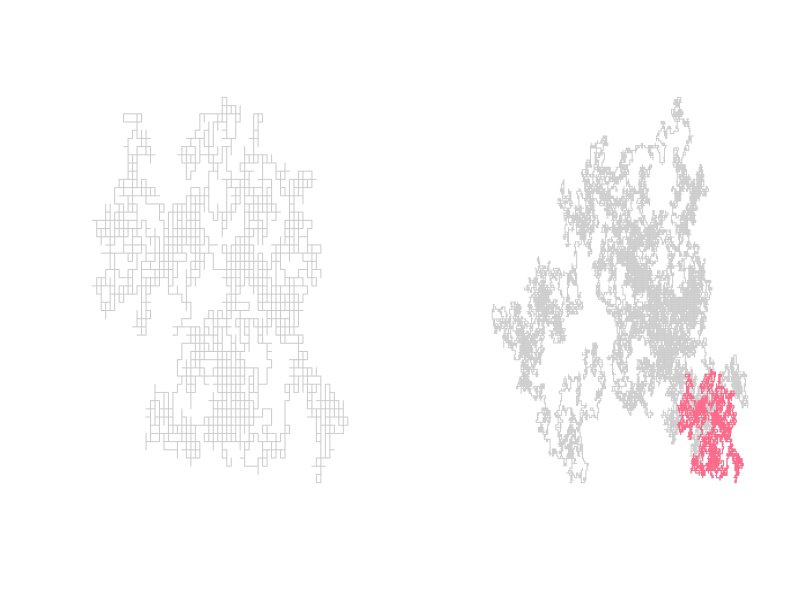
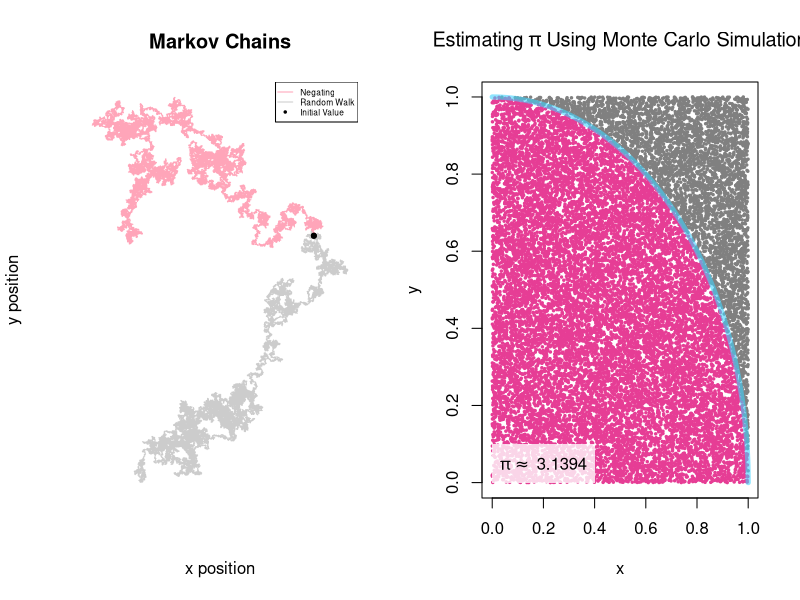
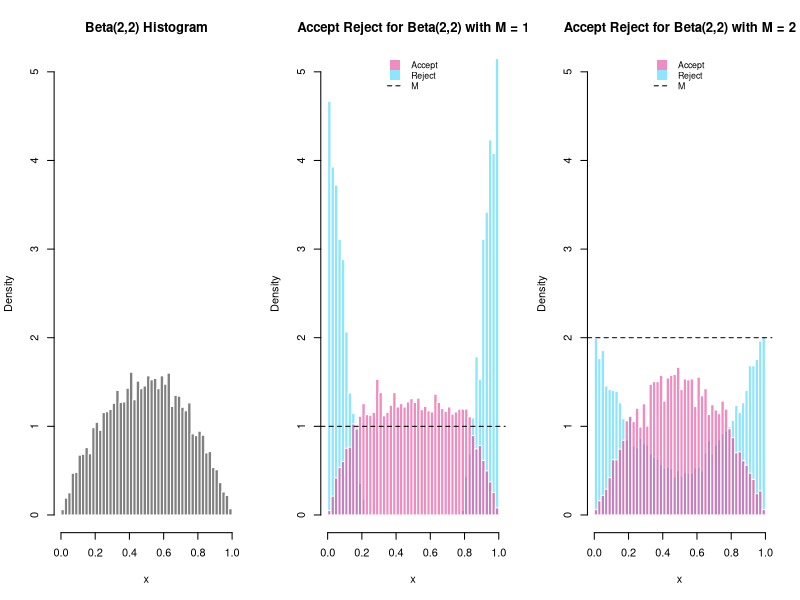
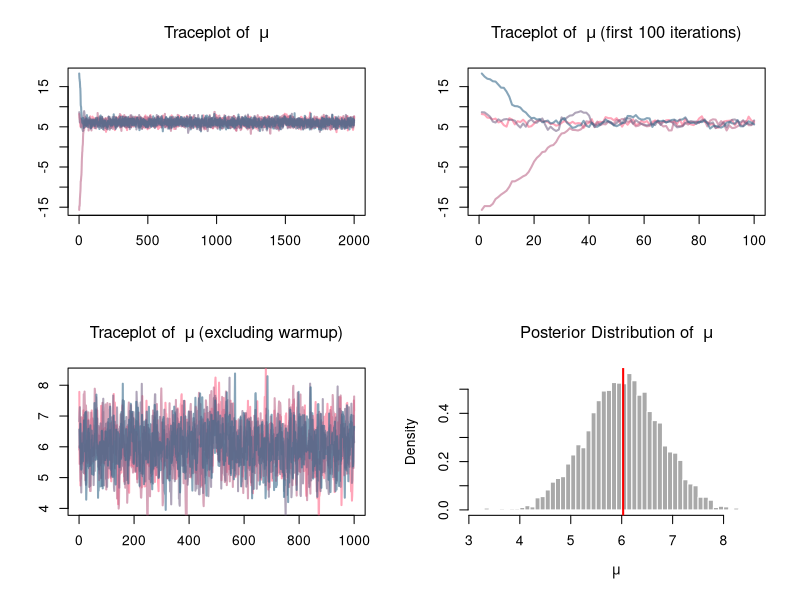
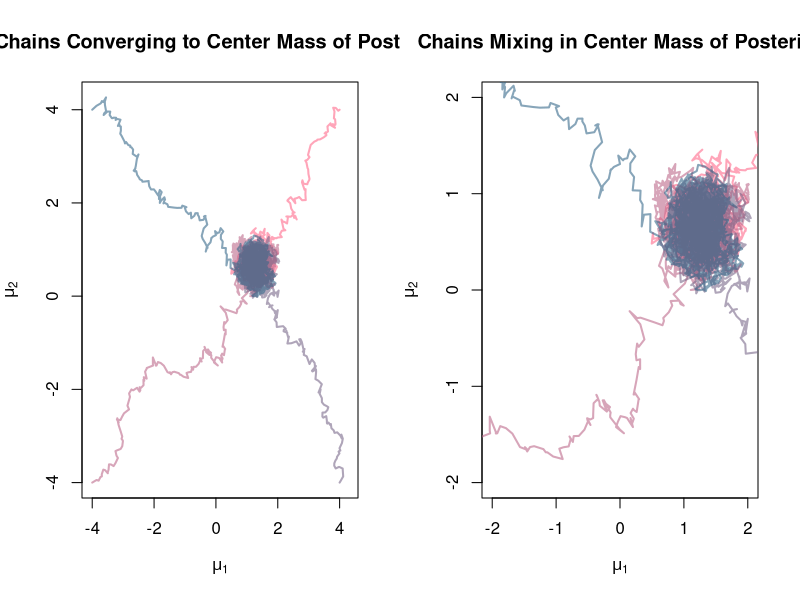
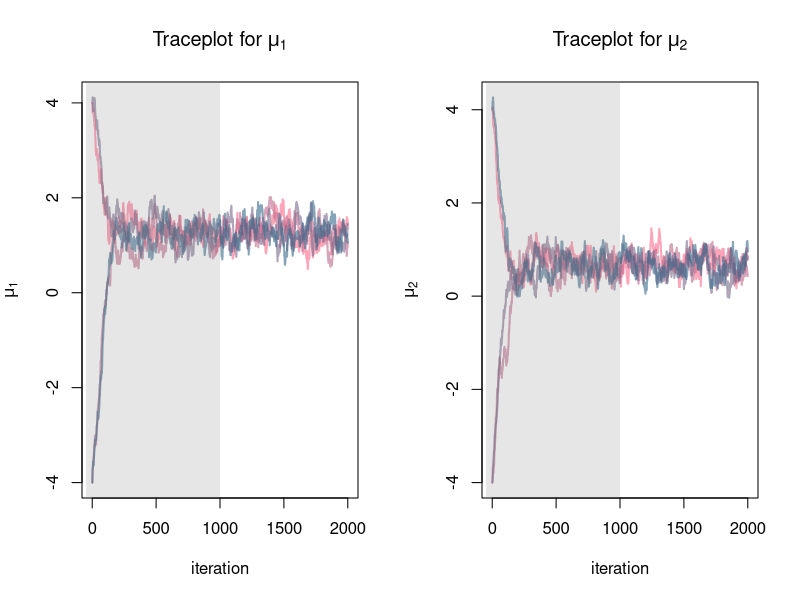
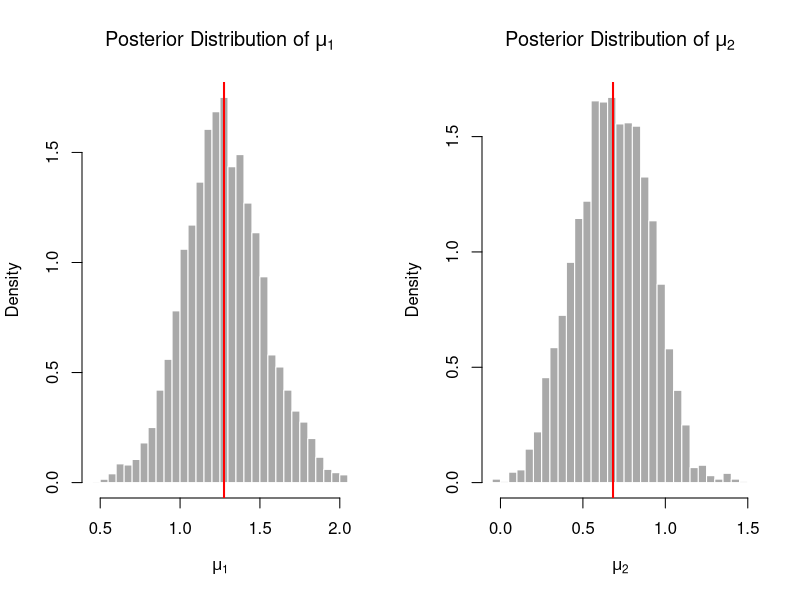
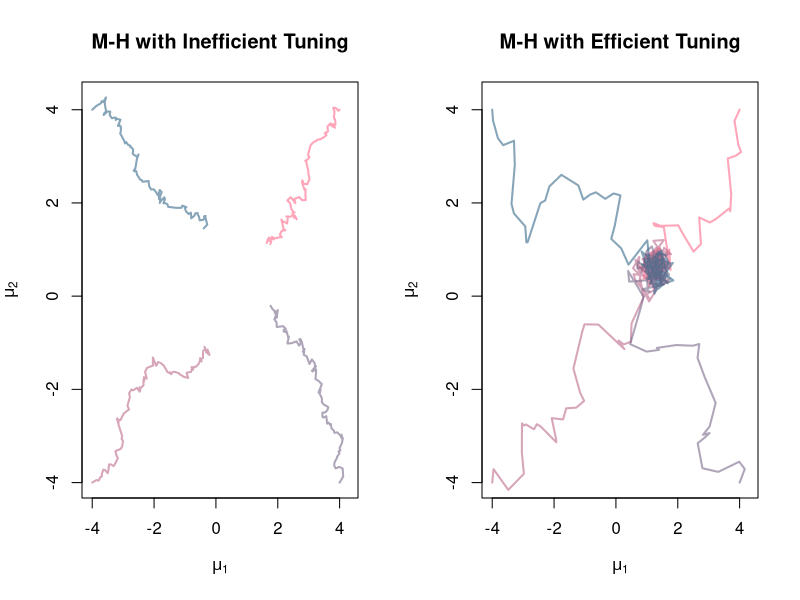

Here is the R script that generated these plots, in order:
## ---- chunk 1
knitr::opts_chunk$set(echo = TRUE)
## ---- chunk 2
# RANDOM WALK

loc <- c("up", "down", "left", "right")
dat <- matrix(NA, ncol = 2, nrow = 1e5/2)
dat[1,] <- c(0,0)

for(i in 2:nrow(dat)) {
  rand <- sample(loc, 1, prob = rep(0.25,4))
  if(rand == "up") {
    dat[i,] <- c(0,1) + dat[i-1,]
  }
  else if(rand == "down") {
    dat[i,] <- c(0,-1) + dat[i-1,]
  }
  else if(rand == "left") {
    dat[i,] <- c(1,0) + dat[i-1,]
  }
  else if(rand == "right") {
    dat[i,] <- c(-1,0) + dat[i-1,]
  }
  else {
    dat[i,] <- c(NA,NA)
  }
}
## ---- chunk 3
par(mfrow=c(1,2))
plot(dat[1:5e3,1], dat[1:5e3,2], col = rgb(125, 125, 125, alpha = 100, max = 255),
     type = "l", bty = "n", yaxt = "n", xaxt = "n", xlab = "", ylab = "")
plot(dat[,1], dat[,2], type = "l", bty = "n", yaxt = "n", xaxt = "n", xlab = "", ylab = "",
     col = rgb(125, 125, 125, alpha = 100, max = 255))
lines(dat[1:5e3,1], dat[1:5e3,2], col = "#ff6688")
## ---- chunk 4
# MARKOV CHAIN FUNCTION

#' Construct a Markov Chain governing movement through 2D space
#' @param transition_matrix A symmetric matrix of probabilities. Rows must sum to one.
#' @param iter Number of steps to take over the 2D space.
#' @param init Initial position in the 2D space.
#' @param state Initial state values to start the Markov Chain.
#' @return The probabilities (prob) that are used to calculate the movement (move) and the data (dat) that
#' describes the movemement over 2D space.
markov_chain <- function(transition_matrix, iter = 1e3, init = c(0,0), state = c(1,0,0,0)) {
  # setup containers
  dat <- array(NA, c(iter, 2))  
  prob <- array(NA, c(iter,4))
  move <- array(NA, iter)
  # initial parameterizations
  loc <- colnames(transition_matrix)
  dat[1,] <- init
  # loop to contstruct the chain
  for(i in 2:iter) {
    state <- state%*%transition_matrix
    rand <- sample(loc, 1, prob = state)

    prob[i,] <- c(state)
    move[i] <- c(rand)

    if(rand == "up") {
      dat[i,] <- c(0,1) + dat[i-1,]
    }
    else if(rand == "down") {
      dat[i,] <- c(0,-1) + dat[i-1,]
    }
    else if(rand == "left") {
      dat[i,] <- c(-1,0) + dat[i-1,]
    }
    else if(rand == "right") {
      dat[i,] <- c(1,0) + dat[i-1,]
    }
    else {
      dat[i,] <- c(NA,NA)
    }
  }
  # return containers as a list
  return(list("dat" = dat, "prob" = prob, "move" = move))
}
## ---- chunk 5
# MARKOV CHAIN (as a random walk)
trans_prob <- matrix(0.25, ncol = 4, nrow = 4)
colnames(trans_prob) <- row.names(trans_prob) <- c("up", "down", "left", "right")
iter <- 1e5
mc_rw <- markov_chain(trans_prob, iter = iter)

# MARKOV CHAIN (with a negating transition matrix)
trans_prob <- rbind(c(0, 0.9, 0, 0.1),
                    c(0.9, 0, 0.1, 0),
                    c(0.1, 0, 0, 0.9),
                    c(0, 0.1, 0.9, 0))
colnames(trans_prob) <- row.names(trans_prob) <- c("up", "down", "left", "right")
mc <- markov_chain(trans_prob, iter = iter)
## ---- chunk 6
y_range <- range(range(mc$dat[,2]), range(mc_rw$dat[,2]))
x_range <- range(range(mc$dat[,1]), range(mc_rw$dat[,1]))

plot(mc_rw$dat[,1], mc_rw$dat[,2], col = rgb(125, 125, 125, alpha = 100, max = 255), type = "l",
     xaxt = "n", yaxt = "n",
     main = "Markov Chains", xlab = "x position", ylab = "y position",
     xlim = x_range, ylim = y_range,
     bty = "n")
lines(mc$dat[,1], mc$dat[,2], col = rgb(255, 102, 136, alpha = 150, max = 255))
points(mc$dat[1,1], mc$dat[1,2], cex = 1, col = "black", pch = 20)
points(mc_rw$dat[1,1], mc_rw$dat[1,2], cex = 1, col = "black", pch = 20)
legend("topright", c("Negating", "Random Walk", "Initial Value"),
       col = c(rgb(255, 102, 136, alpha = 150, max = 255), rgb(125, 125, 125, alpha = 100, max = 255), "black"),
       lwd = c(1,1,NA), pch = c(NA,NA,20), cex = 0.5)
## ---- chunk 7
first10 <- head(data.frame(mc), n = 10)
colnames(first10)[1:6] <- c("x", "y", colnames(trans_prob))
first10
## ---- chunk 8
circle <- function(x) {
  sqrt(1 - x^2)
}

domain <- seq(0,1, length.out = 1e3)
iter <- 1e4 * 2
accept <- matrix(NA, ncol = 2, nrow = iter)
reject <- matrix(NA, ncol = 2, nrow = iter)
for(i in 1:iter) {
  x <- runif(1, 0, 1)
  y <- runif(1, 0, 1)
  if(x^2 + y^2 <= 1)
    accept[i,] <- c(x,y)
  else
    reject[i,] <- c(x,y)
}
cat('estimate of pi = ', (nrow(na.omit(accept)) / iter) * 4)
## ---- chunk 9
plot(0, type = "n", xlim = range(accept[,1], na.rm = TRUE), ylim = range(accept[,2], na.rm = TRUE),
     main = expression("Estimating" ~ pi ~ "Using Monte Carlo Simulation"),
     xlab = "x", ylab = "y")
points(accept, pch = 20, col = "#e63d95", cex = 0.5)
points(reject, pch = 20, col = "#808080", cex = 0.5)
lines(domain, circle(domain), type = "l", lwd = 5, col = rgb(64, 210, 254, alpha = 150, max = 255))
rect(0, 0, 0.4, 0.1, border = NA, col = rgb(255, 255, 255, alpha = 200, max = 255))
text(0.2,0.05, bquote(pi %~~% ~ .((nrow(na.omit(accept)) / iter) * 4)), col = "black")
## ---- chunk 10
# MONTE CARLO - REJECTION SAMPLING

#' A Rejection Sampling algorithm where proposals are generated from Unif(0,1).
#' @param f Target distribution.
#' @param g Candidate distribution.
#' @param support Support of the target distribution.
#' @param M Bound on the likelihood ratio f/g.
#' @param iter Number of iterations to run the algorithm through (iter = accept + reject).
#' @return A list containing accepted/rejected values.
accept_reject <- function(f, g, support = c(0,1), M = 1, iter = 1e3) {
  out <- list()

  for (i in 1:iter) {
    # containers
    y <- runif(1, support[1], support[2])  # proposal
    u <- runif(1, 0, 1)                    # stochastic condition
    out$y[i] <- y
    out$u[i] <- u
    # likelihood ratio
    ratio <- f(y)/(M*g(y, support[1], support[2]))
    # accept-reject condition
    if(ratio > u)
      out$accept[i] <- y
    else
      out$reject[i] <- y
  }
  return(out)
}
## ---- chunk 11
beta_sample1 <- accept_reject(f = function(x){dbeta(x, 2, 2)},
                             g = function(x, a, b){dunif(x, a, b)},
                             M = 1, iter = 1e4)
beta_sample2 <- accept_reject(f = function(x){dbeta(x, 2, 2)},
                              g = function(x, a, b){dunif(x, a, b)},
                              M = 2, iter = 1e4)
## ---- chunk 12
cbind("M=1" = table(is.na(beta_sample1$reject)), "M=2" = table(is.na(beta_sample2$reject)))
## ---- chunk 13
par(mfrow=c(1,3))
hist(rbeta(1e4, 2, 2), freq = F, breaks = 50, col = "#808080", border = FALSE, ylim = c(0,5),
     main = "Beta(2,2) Histogram", xlab = "x")
hist(na.omit(beta_sample1$reject), freq = F, breaks = 50, col = rgb(64, 210, 254, alpha = 150, max = 255),
     border = FALSE, ylim = c(0,5),
     main = "Accept Reject for Beta(2,2) with M = 1", xlab = "x")
hist(na.omit(beta_sample1$accept), freq = F, breaks = 50, col = rgb(230, 61, 149, alpha = 150, max = 255),
     border = FALSE, ylim = c(0,2), add = T)
abline(h = 1, col = "black", lty = 2)
legend("top", c("Accept", "Reject", "M"),
       col = c(col = rgb(230, 61, 149, alpha = 150, max = 255), col = rgb(64, 210, 254, alpha = 150, max = 255), "black"),
       lwd = c(NA,NA,1), lty = c(NA,NA,2), pch = c(15,15,NA), pt.cex = 2, cex = 0.8, bty = "n")
hist(na.omit(beta_sample2$reject), freq = F, breaks = 50, col = rgb(64, 210, 254, alpha = 150, max = 255),
     border = FALSE, ylim = c(0,5),
     main = "Accept Reject for Beta(2,2) with M = 2", xlab = "x")
hist(na.omit(beta_sample2$accept), freq = F, breaks = 50, col = rgb(230, 61, 149, alpha = 150, max = 255),
     border = FALSE, ylim = c(0,2), add = T)
abline(h = 2, col = "black", lty = 2)
legend("top", c("Accept", "Reject", "M"),
       col = c(col = rgb(230, 61, 149, alpha = 150, max = 255), col = rgb(64, 210, 254, alpha = 150, max = 255), "black"),
       lwd = c(NA,NA,1), lty = c(NA,NA,2), pch = c(15,15,NA), pt.cex = 2, cex = 0.8, bty = "n")
## ---- chunk 14
# METROPOLIS ALGORITHM

#' A Rejection Sampling algorithm where proposals are generated from Unif(0,1).
#' @param f Target distribution.
#' @param iter Number of iterations to run the algorithm through.
#' @param chains Number of chains.
#' @param prop_scale Value of tuning parameter.
#' @return An array of iterations by chains.
metropolis <- function(f, iter = 1e3, chains = 4, prop_scale = 1) {
  init <- rnorm(chains, 0, 20)
  out <- array(NA, c(iter, chains))
  out[1,] <- init

  # define a function to sample (i.e. accpet/reject)
  sampler <- function(x) {
    alpha <- 0
    u <- 1
    while(alpha < u) {
      u <- runif(1, 0, 1)                   # stochastic criterion
      x_star <- rnorm(1, x, 1 * prop_scale) # proposal distribution
      alpha <- exp(f(x_star)-f(x))          # acceptance ratio
    }
    return(x_star)
  }

  # run the sampler
  for(i in 2:iter) {
    for(j in 1:chains) {
      out[i,j] <- sampler(out[i-1,j])       # accepting x* or x_n
    }
  }

  out
}
## ---- chunk 15
dat <- rnorm(1, rnorm(10, 5, 5), 1)
post_func <- function(x) {
  lik <- sum(dnorm(dat, x, 1, log = T))
  prior <- dnorm(x, 5, 1, log = T)
  lik + prior
}
## ---- chunk 16
metro <- metropolis(f = post_func, chains = 4, iter = 2e3)
rbind("mean of data" =  mean(dat),
      "mean of met samples" =  mean(metro))
## ---- chunk 17
cols <- colorRampPalette(c("#ff6688","#336688"))(4)
cols <- c(rgb(255, 102, 136, alpha = 150, max = 255),
          rgb(187, 102, 136, alpha = 150, max = 255),
          rgb(119, 102, 136, alpha = 150, max = 255),
          rgb(51, 102, 136, alpha = 150, max = 255))

par(mfrow = c(2,2))
# traceplot of full length of chains
plot(0, type = "n", xlab = "", ylab = "", xlim = c(0,dim(metro)[1]), ylim = range(metro),
     main = expression("Traceplot of " ~ mu))
for(i in 1:4){
  lines(metro[1:dim(metro)[1],i], col = cols[i], lwd = 2)
}
# traceplot of first 100 iterations
plot(0, type = "n", xlab = "", ylab = "", xlim = c(0,100), ylim = range(metro),
     main = expression("Traceplot of " ~ mu ~ "(first 100 iterations)"))
for(i in 1:4){
  lines(metro[1:100,i], col = cols[i], lwd = 2)
}
# traceplot of samples excluding warmup
warmup <- (dim(metro)[1])/2
plot(0, type = "n", xlab = "", ylab = "", xlim = c(0,warmup), ylim = range(metro[-seq(1,warmup),dim(metro)[2]]),
     main = expression("Traceplot of " ~ mu ~ "(excluding warmup)"))
for(i in 1:4){
  lines(metro[-(1:(dim(metro)[1]/2)),i], col = cols[i], lwd = 2)
}
# histogram of mu
hist(metro[-(1:(dim(metro)[1]/2)),], col = "darkgrey", border = FALSE, breaks = 50, freq = FALSE,
     main = expression("Posterior Distribution of " ~ mu), xlab = expression(mu))
abline(v = mean(metro), col = "red", lwd =2)
## ---- chunk 18
# METROPOLIS-HASTINGS ALGORITHM

#' A Rejection Sampling algorithm where proposals are generated from Unif(0,1).
#' @param f Target distribution.
#' @param iter Number of iterations to run the algorithm through.
#' @param chains Number of chains.
#' @param init Initial values for each chain.
#' @param prop_scale Value for tuning parameter.
#' @return An array of iterations by parameters by chains.
metropolis_hastings <- function(f, iter = 1e3, chains = 4, init = NULL, prop_scale = 1) {
  out <- array(NA, c(iter, 2, chains))
  # setup initial values
  for(p in 1:2) {
    if(is.null(init))
      out[1,p,] <- rnorm(chains, 0, 1)
    else
      out[1,p,] <- init[,p]
  }

  prop_covmat <- diag(1,2)

  # create sampler
  sampler <- function(x) {
    alpha <- 0
    u <- 1
    reject <- -1
    while(alpha < u) {
      reject <- reject + 1
      u <- runif(1, 0, 1)
      x_star <- rmvnorm(1, x, prop_covmat*prop_scale)
      alpha <- exp((f(x_star)-f(x)) +
                     (dmvnorm(x, x_star, prop_covmat, log = TRUE) - dmvnorm(x_star, x, prop_covmat, log = TRUE)))
      # cat("alpha = ", alpha, "; ", "u = ", u, "\n")
    }
    return(list("post" = x_star, "reject" = reject))
  }

  # run sampler for each chain
  for(j in 1:chains) {
    cat(":: chain", j, "::","")
    reject <- 0
    for(i in 2:iter) {
      sampler_stuff <- sampler(out[i-1,,j])
      reject <- reject + sampler_stuff$reject
      out[i,,j] <- sampler_stuff$post  # important! the rest is just print aesthetics
      if(i%%(iter/10) == 0)
        cat(".")
      if(i == iter)
        cat("", "accept rate =", iter,"/", reject + iter, "=", round(iter/(reject+iter),4), "\n")

    }
  }

  out
}
## ---- chunk 19
library(mvtnorm)

# parameters and data
covmat <- diag(1,2)
N <- 15
priors <- cbind(rnorm(N, 0, 3), rnorm(N, 0, 3))
dat <- array(NA, c(N, 2))
for(i in 1:N) {
  dat[i,] <- rmvnorm(1, mean = priors[i,], sigma = covmat)
}

# initial values for algorithm
init_val <- rbind(c(1,1),
                  c(-1,-1),
                  c(1,-1),
                  c(-1,1))
init_val <- init_val * 4

# posterior distribution
posterior_func <- function(pars) {
  lik <- sum(dmvnorm(dat, pars, sigma = covmat, log = TRUE))
  prior <- dnorm(pars, 0, 3, log = TRUE)
  lik + sum(prior)
}

# run algorithm
metro_hasti <- metropolis_hastings(f = posterior_func,
                                   iter = 2e3, chains = 4, init = init_val,
                                   prop_scale = 0.005)
## ---- chunk 20
mean_table <- rbind("mean data" = colMeans(dat), "mean posterior" = rowMeans(colMeans(metro_hasti)))
colnames(mean_table) <- c("mu1", "mu2")
mean_table
## ---- chunk 21
par(mfrow=c(1,2))
plot(0, type = "n", xlim = range(metro_hasti), ylim = range(metro_hasti),
     main = "Chains Converging to Center Mass of Posterior", xlab = expression(mu[1]), ylab = expression(mu[2]))
for(i in 1:4) {
  lines(metro_hasti[,1,i], metro_hasti[,2,i], col = cols[i], lwd = 2)
}
plot(0, type = "n", xlim = c(-2,2), ylim = c(-2,2),
     main = "Chains Mixing in Center Mass of Posterior", xlab = expression(mu[1]), ylab = expression(mu[2]))
for(i in 1:4) {
  lines(metro_hasti[,1,i], metro_hasti[,2,i], col = cols[i], lwd = 2)
}
## ---- chunk 22
par(mfrow=c(1,2))
plot(0, type = "n", xlim = c(0,dim(metro_hasti)[1]), ylim = range(metro_hasti[,1,]),
     main = expression("Traceplot for" ~ mu[1]), ylab = expression(mu[1]), xlab = "iteration")
for(i in 1:4) {
  lines(metro_hasti[,1,i], col = cols[i], lwd = 2)
}
rect(-50, range(metro_hasti[,2,])[1]-4, dim(metro_hasti)[1]/2, range(metro_hasti[,2,])[2]+4,
     col = rgb(128,128,128, alpha = 50, max = 255), border = NA)

plot(0, type = "n", xlim = c(0,dim(metro_hasti)[1]), ylim = range(metro_hasti[,2,]),
     main = expression("Traceplot for" ~ mu[2]), ylab = expression(mu[2]), xlab = "iteration")
for(i in 1:4) {
  lines(metro_hasti[,2,i], col = cols[i], lwd = 2)
}
rect(-50, range(metro_hasti[,1,])[1]-4, dim(metro_hasti)[1]/2, range(metro_hasti[,1,])[2]+4,
     col = rgb(128,128,128, alpha = 50, max = 255), border = NA)
## ---- chunk 23
par(mfrow=c(1,2))
warmup <- seq(1,(dim(metro_hasti)[1]/2))
hist(metro_hasti[-warmup,1,], breaks = 40, col = "darkgrey", border = FALSE, freq = FALSE,
     main = expression("Posterior Distribution of" ~ mu[1]), xlab = expression(mu[1]))
abline(v = mean(metro_hasti[-warmup,1,]), col = "red", lwd = 2)
hist(metro_hasti[-warmup,2,], breaks = 40, col = "darkgrey", border = FALSE, freq = FALSE,
     main = expression("Posterior Distribution of" ~ mu[2]), xlab = expression(mu[2]))
abline(v = mean(metro_hasti[-warmup,2,]), col = "red", lwd = 2)
## ---- chunk 24
metro_hasti_tuned <- metropolis_hastings(f = posterior_func,
                                   iter = 2e3, chains = 4, init = init_val,
                                   prop_scale = 0.1)
## ---- chunk 25
par(mfrow=c(1,2))
plot(0, type = "n", xlim = range(metro_hasti), ylim = range(metro_hasti),
     main = "M-H with Inefficient Tuning", xlab = expression(mu[1]), ylab = expression(mu[2]))
for(i in 1:4) {
  lines(metro_hasti[1:100,1,i], metro_hasti[1:100,2,i], col = cols[i], lwd = 2)
}
plot(0, type = "n", xlim = range(metro_hasti), ylim = range(metro_hasti),
     main = "M-H with Efficient Tuning", xlab = expression(mu[1]), ylab = expression(mu[2]))
for(i in 1:4) {
  lines(metro_hasti_tuned[1:100,1,i], metro_hasti_tuned[1:100,2,i], col = cols[i], lwd = 2)
}
## ---- chunk 26
# HAMILTONIAN MONTE CARLO

#' A Rejection Sampling algorithm where proposals are generated from Unif(0,1).
#' @param f Target distribution.
#' @param iter Number of iterations to run the algorithm through.
#' @param chains Number of chains.
#' @param init_val initial values for each chain.
#' @param epsilon_init inital value for tuning parameter.
#' @param M symmetric mass matrix for momentum parameter distribution.
#' @param L Number of leapfrog steps.
#' @return An array of iterations by parameters by chains.
hmc <- function(f, iter = 1e3, chains = 4, init_val = NULL, epsilon_init = 0.1, M = diag(1,2), L_0 = 10) {
  out <- array(NA, c(iter, 2, chains))
  phi <- array(NA, c(iter, 2, chains))
  if(is.null(init_val))
    out[1,,] <- t(rmvnorm(chains, c(0,0), diag(1,2)))
  else
    out[1,,] <- init_val
  phi[1,,] <- rmvnorm(chains, c(0,0), M)

  gradient <- function(theta) {
    e <- 1e-4
    out <- array(NA, length(theta))
    for(t in 1:length(theta)) {
      # browser()
      theta_hi <- theta_lo <- theta
      theta_hi[t] <- theta[t] + e
      theta_lo[t] <- theta[t] - e
      out[t] <- (f(theta_hi) - f(theta_lo)) / (2 * e)
      # browser()
    }
    out
  }

  sampler <- function(theta) {
    phi <- c(rmvnorm(1, mean = c(0,0), sigma = M))
    grad <- gradient(theta)
    epsilon <- runif(1, 0, 2 * epsilon_init)
    L <- ceiling(2 * L_0 * runif(1,0,1))
    for (l in 1:L) {
      phi <- phi + 0.5 * epsilon * grad
      theta <- theta + epsilon * solve(M) %*% phi
      phi <- phi + 0.5 * epsilon * grad
    }
    return(list("theta" = c(theta), "phi" = c(phi)))
  }

  accept_reject <- function(theta_star, theta, phi_star, phi) {
    dens_theta_star <- f(theta_star)
    dens_theta <- f(theta)
    dens_phi_star <- dmvnorm(phi_star, c(0,0), M, log = TRUE)
    dens_phi <- dmvnorm(phi, c(0,0), M, log = TRUE)
    alpha <- exp((dens_theta_star + dens_phi_star) - (dens_theta + dens_phi))
    alpha
  }

  cat(paste0("['.' = ", iter/10, " iterations]\n"))

  for(j in 1:chains) {
    cat(paste0("[ chain ", j, " ]"))
    for(i in 2:iter) {
      alpha <- 0
      u <- 1
      while(alpha < u) {
        u <- runif(1, 0, 1)
        sample <- sampler(out[i-1,,j])
        alpha <- accept_reject(sample$theta, out[i-1,,j], sample$phi, phi[i-1,,j])
      }
      phi[i,,j] <- sample$phi
      out[i,,j] <- sample$theta
      if(i%%(iter/10) == 0)
        cat(".")
      if(i == iter)
        cat("[ complete ]\n")
    }
  }
  out
}
## ---- chunk 27
# parameters
covmat <- rbind(c(1,0.9),c(0.9,1))
N <- 1e3
priors <- cbind(rnorm(N, 0, 1), rnorm(N, 0, 1))
# priors <- cbind(rep(0,N), rep(0,N))  # fixed
# data
dat <- array(NA, c(N, 2))
for(i in 1:N) {
  dat[i,] <- rmvnorm(1, mean = priors[i,], sigma = covmat)
}
# posterior distribution
post_func <- function(theta) {
  lik <- sum(dmvnorm(dat, theta, covmat, log = TRUE))
  prior <- dnorm(theta, 0, 0.1, log = TRUE)
  return(lik + sum(prior))
}
## ---- chunk 28
# setup initial conditions
init_val <- cbind(c(1,1),
                  c(-1,-1),
                  c(1,-1),
                  c(-1,1))
init_val <- init_val * 4

# run HMC
hmc_sim <- hmc(f = post_func, iter = 1e3, init_val = init_val, epsilon_init = ((1/15)^2), M = diag(1,2), L_0 = 10)
## ---- chunk 29
mean_table <- rbind("mean data" = colMeans(dat), "mean posterior" = rowMeans(colMeans(hmc_sim)))
colnames(mean_table) <- c("mu1", "mu2")
mean_table
## ---- chunk 30
par(mfrow=c(1,2))
plot(0, type = "n", xlim = c(1,dim(hmc_sim)[1]), ylim = range(hmc_sim),
     ylab = "Parameter Value", xlab = "Iteration", main = expression("Traceplot for" ~ mu[1]))
for(i in 1:dim(hmc_sim)[3]) {
  lines(hmc_sim[,1,i], col = cols[i], lwd = 2)
}
plot(0, type = "n", xlim = c(1,dim(hmc_sim)[1]), ylim = range(hmc_sim),
     ylab = "Parameter Value", xlab = "Iteration", main = expression("Traceplot for" ~ mu[2]))
for(i in 1:dim(hmc_sim)[3]) {
  lines(hmc_sim[,2,i], col = cols[i], lwd = 2)
}
## ---- chunk 31
# setup the data for the contour plot
post_func_vectorized <-
  Vectorize(
  function(x,y) {
  theta <- c(x,y)
  lik <- sum(dmvnorm(dat, theta, covmat, log = TRUE))
  prior <- dnorm(theta, 0, 0.1, log = TRUE)
  return(lik + sum(prior))
})

par(mfrow=c(1,2))
x <- y <- seq(-4,4,0.1)
z <- outer(x, y, FUN = post_func_vectorized)
plot(0, type = "n", xlim = range(hmc_sim[,1,]), ylim = range(hmc_sim[,2,]),
     ylab = expression(mu[2]), xlab = expression(mu[1]), main = expression("Convergence of" ~ mu[1] ~ "and" ~ mu[2]))
contour(x, y, z, add = TRUE, col = "#808080", lwd = 2)
for(i in 1:dim(hmc_sim)[3]) {
  lines(hmc_sim[,1,i], hmc_sim[,2,i], col = cols[i], lwd = 2)
}

plot(0, type = "n", xlim = range(hmc_sim[,1,])/30, ylim = range(hmc_sim[,2,])/30,
     ylab = expression(mu[2]), xlab = expression(mu[1]), main = expression("Convergence of" ~ mu[1] ~ "and" ~ mu[2]))
x <- y <- seq(-0.15,0.15,0.005)
z <- outer(x, y, FUN = post_func_vectorized)
contour(x, y, z, add = TRUE, col = "#808080", lwd = 2)
for(i in 1:dim(hmc_sim)[3]) {
  lines(hmc_sim[,1,i], hmc_sim[,2,i], col = cols[i], lwd = 2)
}
